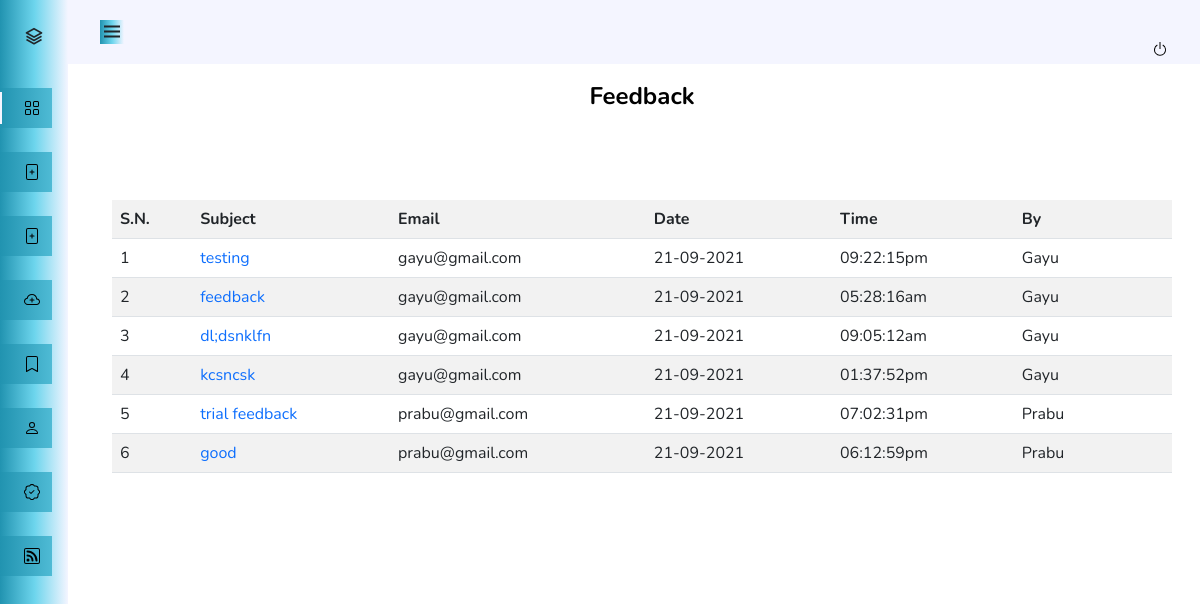
The page /admin/feedbacks.php on the database its author committed.
### tables this page shows
CREATE TABLE `feedback` (
  `I` int(10) NOT NULL,
  `id` text NOT NULL,
  `name` varchar(50) NOT NULL,
  `email` varchar(50) NOT NULL,
  `subject` varchar(500) NOT NULL,
  `feedback` varchar(500) NOT NULL,
  `date` date NOT NULL,
  `time` varchar(50) NOT NULL
);

### admin/feedbacks.php (the view, shortened to what this page needs)
<?php
require 'conn.php';
?>
<html>
<head>
<link href="https://cdn.jsdelivr.net/npm/bootstrap@5.0.0-beta1/dist/css/bootstrap.min.css" rel="stylesheet" type="text/css">
<link href="https://cdn.jsdelivr.net/npm/boxicons@latest/css/boxicons.min.css" rel="stylesheet" type="text/css">
</head>
<body id="body-pd">
<header class="header" id="header">
        <div class="header_toggle"> <i class='bx bx-menu' id="header-toggle"></i> </div>
        <div class="top">
            <a href="logout.php"><img src="img/power.svg"></a>
        </header>
    <div class="l-navbar" id="nav-bar">
        <nav class="nav">
            <div> <a href="#" class="nav_logo">
             <i class='bx bx-layer nav_logo-icon  text-dark'>
             </i> <span class="nav_logo-name  text-dark">Admin</span> </a>
                <div class="nav_list">
                 <a href="admin_dashboard.php" class="nav_link active txt-clr">
                    <img src="img/dashboard.svg">
                 <span class="nav_name">Dashboard</span> </a>
                  <a href="add_course.php" class="nav_link text-clr">
                  <img src="img/add.svg">
                  </a>
                  <a href="videoup.php" class="nav_link text-clr">
                  <img src="img/add.svg">
                  </a>
                   <a href="dash.php" class="nav_link text-clr"> <img src="img/addtst.svg">
                    <span class="nav_name">ADD TEST</span> </a>
                    <a href="view_result.php" class="nav_link text-clr"> <img src="img/result.svg">
                    <span class="nav_name">VIEW RESULTS</span> </a>
                    <a href="view_user.php" class="nav_link text-clr"> <img src="img/user.svg">
                    <span class="nav_name">VIEW USERS</span> </a>
                    <a href="#" class="nav_link text-clr"> <img src="img/certificate.svg">
                    <span class="nav_name">CERTIFICATES </span> </a>
                    <a href="feedbacks.php" class="nav_link text-clr"> <img src="img/rss.svg">
                    <span class="nav_name">FEEDBACK </span> </a>
                        </div>
            </div>
        </nav>
    </div>
     <div class="height">
<ul class=""  id="bs-example-navbar-collapse-1">
<center><b><li <?php if(@$_GET['q']==0) echo'class="active"'; ?>><a href="feedbacks.php?q=0">Feedback<span class="sr-only"></span></a></li></b></center>
</ul>
    </div>
    <br><br><br>
    <div class="container">
<div class="row">
<div class="col-md-12">
<?php if(@$_GET['q']==0) {
$result = mysqli_query($conn,"SELECT * FROM `feedback` ORDER BY `feedback`.`date` DESC") or die('Error');
echo  '<div class="panel"><table class="table table-striped title1">
<tr><td><b>S.N.</b></td><td><b>Subject</b></td><td><b>Email</b></td><td><b>Date</b></td><td><b>Time</b></td><td><b>By</b></td><td></td><td></td></tr>';
$c=1;
while($row = mysqli_fetch_array($result)) {
	$date = $row['date'];
	$date= date("d-m-Y",strtotime($date));
	$time = $row['time'];
	$subject = $row['subject'];
	$name = $row['name'];
	$email = $row['email'];
	$id = $row['id'];
	 echo '<tr><td>'.$c++.'</td>';
	echo '<td><a title="Click to open feedback" href="dash.php?q=3&fid='.$id.'">'.$subject.'</a></td><td>'.$email.'</td><td>'.$date.'</td><td>'.$time.'</td><td>'.$name.'</td>
	<td><a title="Open Feedback" href="dash.php?q=3&fid='.$id.'"><b><span class="glyphicon glyphicon-folder-open" aria-hidden="true"></span></b></a></td>';
	echo '<td><a title="Delete Feedback" href="update.php?fdid='.$id.'"><b><span class="glyphicon glyphicon-trash" aria-hidden="true"></span></b></a></td>
	</tr>';
}
echo '</table></div>';
}
?>
</div>
    </body>
    </html>

### admin/feedbacks.php (style rules this page uses)
.text-clr { color : black; }
:root { --header-height: 3rem; --nav-width: 68px; --first-color: #2193b0; --first-color-light: #6dd5ed; --white-color: #F4F5FF; --body-font: 'Nunito', sans-serif; --normal-font-size: 1rem; --z-fixed: 100 }
body { position: relative; margin: var(--header-height) 0 0 0; padding: 0 1rem; font-family: var(--body-font); font-size: var(--normal-font-size); transition: .5s }
a { text-decoration: none }
.header { width: 100%; height: var(--header-height); position: fixed; top: 0; left: 0; display: flex; align-items: center; justify-content: space-between; padding: 0 1rem; background-color: var(--white-color); z-index: var(--z-fixed); transition: .5s }
.header_toggle { background-image: linear-gradient(to right, #2193b0 0%, #6dd5ed 51%, #F4F5FF 100%); font-size: 1.5rem; cursor: pointer }
.l-navbar { position: fixed; top: 0; left: -30%; width: var(--nav-width); height: 100vh; background-image: linear-gradient(to right, #2193b0 0%, #6dd5ed 51%, #F4F5FF 100%); padding: .5rem 1rem 0 0; transition: .5s; z-index: var(--z-fixed) }
.nav { height: 100%; display: flex; flex-direction: column; justify-content: space-between; overflow: hidden }
.nav_logo, .nav_link { display: grid; grid-template-columns: max-content max-content; align-items: center; column-gap: 1rem; padding: .5rem 0 .5rem 1.5rem }
.nav_logo { margin-bottom: 2rem }
.nav_logo-icon { font-size: 1.25rem; color: var(--white-color) }
.nav_link { position: relative; background-image: linear-gradient(to right, #2193b0 0%, #6dd5ed 51%, #F4F5FF 100%); margin-bottom: 1.5rem; transition: .3s }
.active { color: var(--white-color) }
.active::before { content: ''; position: absolute; left: 0; width: 2px; height: 32px; background-color: var(--white-color) }
@media screen and (min-width: 768px) { body { margin: calc(var(--header-height) + 1rem) 0 0 0; padding-left: calc(var(--nav-width) + 2rem) } }
@media screen and (min-width: 768px) { .header { height: calc(var(--header-height) + 1rem); padding: 0 2rem 0 calc(var(--nav-width) + 2rem) } }
@media screen and (min-width: 768px) { .l-navbar { left: 0; padding: 1rem 1rem 0 0 } }
@media screen and (min-width: 768px) { .top { padding-top: 3%; } }
ul { list-style-type: none; margin: 0; padding: 0; overflow: hidden; background-color: #fff; }
li { float: center; font-size:150%; }
li a { display: block; color: black; text-align: center!important; padding: 14px 16px; }

### rows shown on the page
feedback: subject "testing", email "gayu@gmail.com", date "21-09-2021", time "09:22:15pm", name "Gayu"
feedback: subject "feedback", email "gayu@gmail.com", date "21-09-2021", time "05:28:16am", name "Gayu"
feedback: subject "dl;dsnklfn", email "gayu@gmail.com", date "21-09-2021", time "09:05:12am", name "Gayu"
feedback: subject "kcsncsk", email "gayu@gmail.com", date "21-09-2021", time "01:37:52pm", name "Gayu"
feedback: subject "trial feedback", email "prabu@gmail.com", date "21-09-2021", time "07:02:31pm", name "Prabu"
feedback: subject "good", email "prabu@gmail.com", date "21-09-2021", time "06:12:59pm", name "Prabu"
